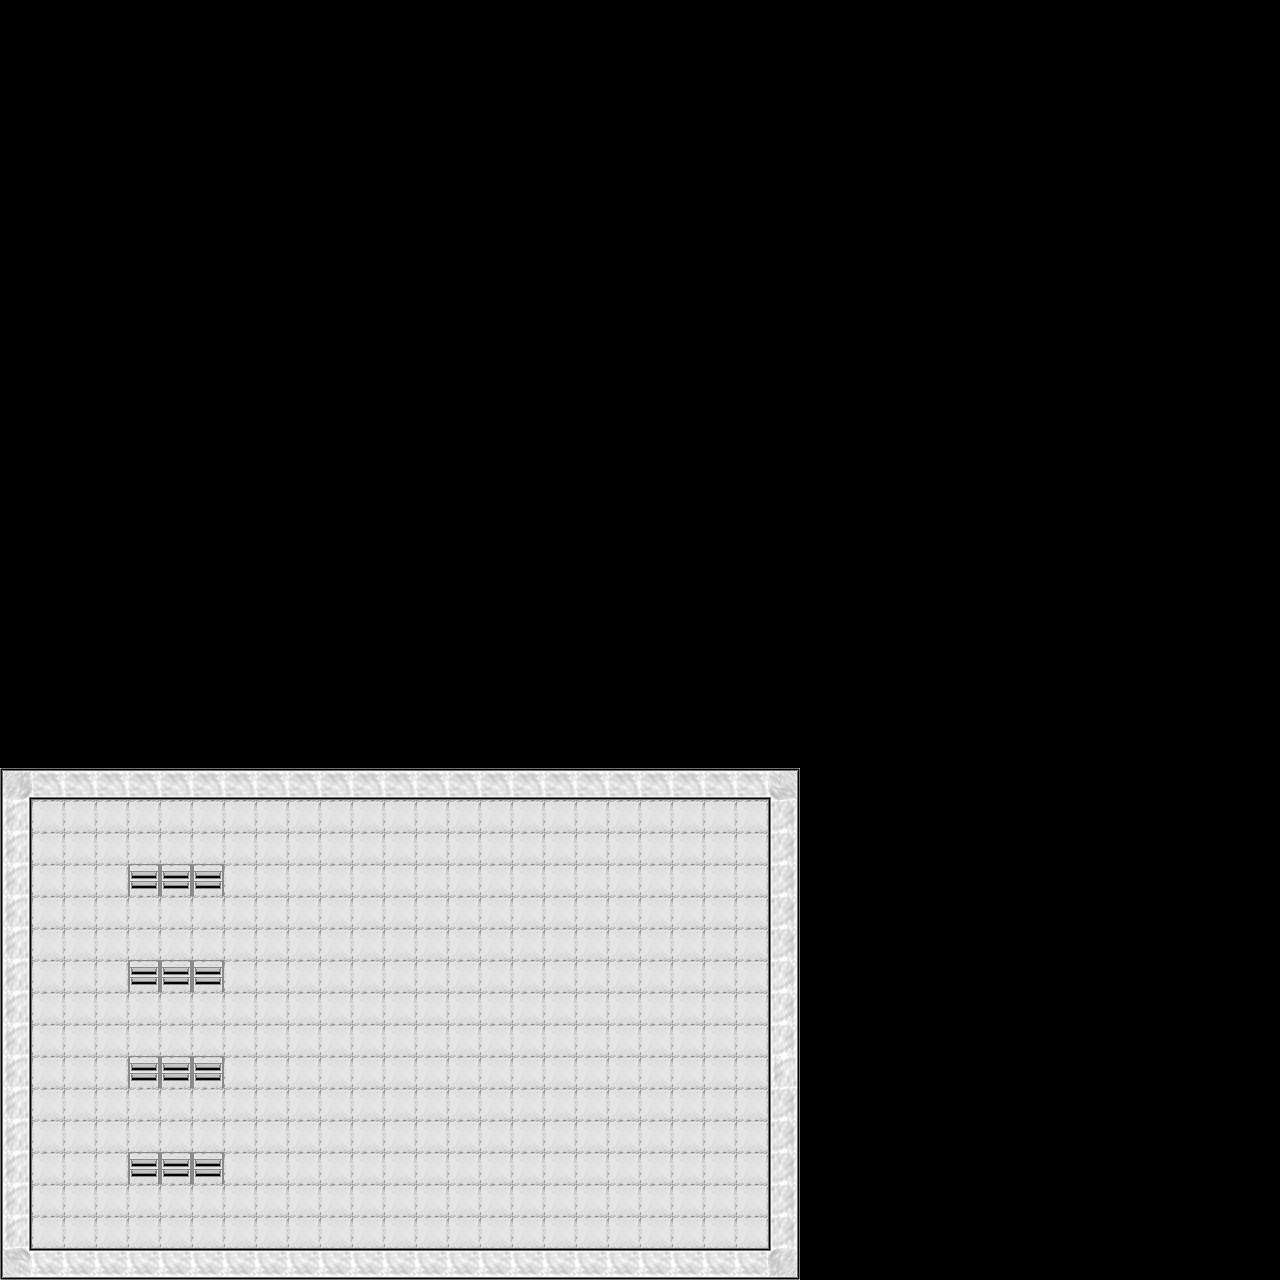

Below is a game level as drawn by its tile map, then a one-line description and the .tmx that defines it (tile-layer data replaced by summaries):
An orthogonal 40x40 tile map with 32x32 px tiles, 3 tile layers (Below Player, World, Above Player) and 25 objects (9x LCratePoint, 6x spillPoint, 5x enemyPoint, Spawn Point, winPoint, ...).

<map version="1.2" tiledversion="1.2.4" orientation="orthogonal" renderorder="right-down" width="40" height="40" tilewidth="32" tileheight="32" infinite="0" nextlayerid="5" nextobjectid="380">
 <properties>
  <property name="edges" value="clamped" />
 </properties>
 <tileset firstgid="1" name="newTileset" tilewidth="32" tileheight="32" tilecount="400" columns="20">
  <image source="newTileset.png" width="640" height="640" />
  <tile id="0">
   <properties>
    <property name="collides" type="bool" value="true" />
   </properties>
  </tile>
  <tile id="1">
   <properties>
    <property name="collides" type="bool" value="true" />
   </properties>
  </tile>
  <tile id="2">
   <properties>
    <property name="collides" type="bool" value="true" />
   </properties>
  </tile>
  <tile id="20">
   <properties>
    <property name="collides" type="bool" value="true" />
   </properties>
  </tile>
  <tile id="21">
   <properties>
    <property name="collides" type="bool" value="true" />
   </properties>
  </tile>
  <tile id="22">
   <properties>
    <property name="collides" type="bool" value="true" />
   </properties>
  </tile>
  <tile id="41">
   <properties>
    <property name="collides" type="bool" value="true" />
   </properties>
  </tile>
  <tile id="42">
   <properties>
    <property name="collides" type="bool" value="true" />
   </properties>
  </tile>
 </tileset>
 <layer id="1" name="Below Player" width="40" height="40">
  <data>[1600 cells, 364 non-empty, 1 distinct tile ids]</data>
 </layer>
 <layer id="2" name="World" width="40" height="40">
  <data>[1600 cells, 90 non-empty, 3 distinct tile ids]</data>
 </layer>
 <layer id="3" name="Above Player" width="40" height="40">
  <data>[1600 cells, 0 non-empty, 0 distinct tile ids]</data>
 </layer>
 <objectgroup id="4" name="Objects">
  <object id="275" name="Spawn Point" x="96" y="1216">
   <point />
  </object>
  <object id="309" name="winPoint" x="736" y="1024">
   <point />
  </object>
  <object id="325" name="spillPoint" x="288" y="1056">
   <point />
  </object>
  <object id="343" name="LCratePoint" x="192" y="800" rotation="90">
   <point />
  </object>
  <object id="344" name="LCratePoint" x="192" y="896" rotation="90">
   <point />
  </object>
  <object id="345" name="LCratePoint" x="192" y="992" rotation="90">
   <point />
  </object>
  <object id="346" name="LCratePoint" x="192" y="1088" rotation="90">
   <point />
  </object>
  <object id="347" name="LCratePoint" x="192" y="1184" rotation="90">
   <point />
  </object>
  <object id="348" name="spillPoint" x="320" y="928">
   <point />
  </object>
  <object id="349" name="spillPoint" x="480" y="864">
   <point />
  </object>
  <object id="350" name="spillPoint" x="480" y="1216">
   <point />
  </object>
  <object id="353" name="enemyPoint" x="448.221" y="935.528">
   <point />
  </object>
  <object id="357" name="enemyPoint" x="672" y="896">
   <point />
  </object>
  <object id="358" name="enemyPoint" x="639.93" y="1239.38">
   <point />
  </object>
  <object id="368" name="enemyPoint" x="352" y="1216">
   <point />
  </object>
  <object id="369" name="LCratePoint" x="224" y="1024">
   <point />
  </object>
  <object id="370" name="LCratePoint" x="224" y="1120">
   <point />
  </object>
  <object id="371" name="LCratePoint" x="256" y="896">
   <point />
  </object>
  <object id="372" name="LCratePoint" x="384" y="832">
   <point />
  </object>
  <object id="373" name="spillPoint" x="512" y="1024">
   <point />
  </object>
  <object id="375" name="enemyPoint" x="416" y="1026.67">
   <point />
  </object>
  <object id="376" name="spillPoint" x="64" y="1022.67">
   <point />
  </object>
  <object id="377" name="NPCPoint" x="448" y="1088">
   <point />
  </object>
  <object id="378" name="crackPoint" x="480" y="1088">
   <point />
  </object>
  <object id="379" name="cratePoint" x="384" y="1088">
   <point />
  </object>
 </objectgroup>
</map>